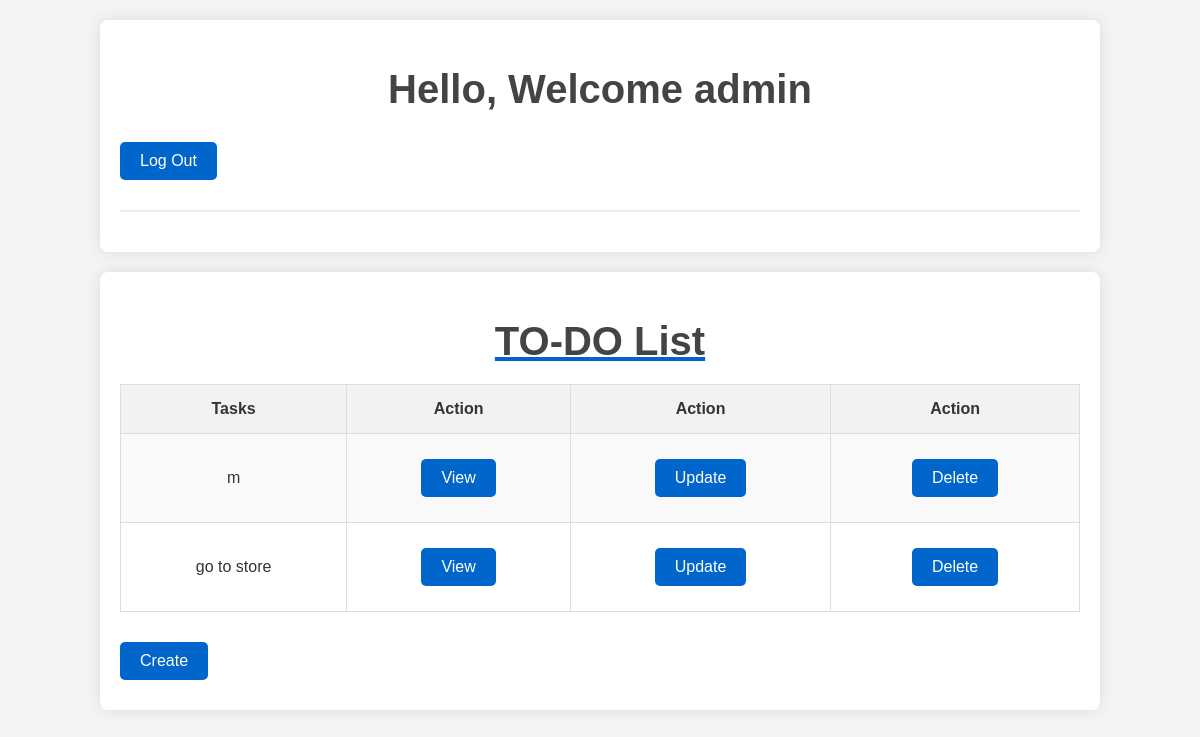
Page / (signed in) on the earlier database version.
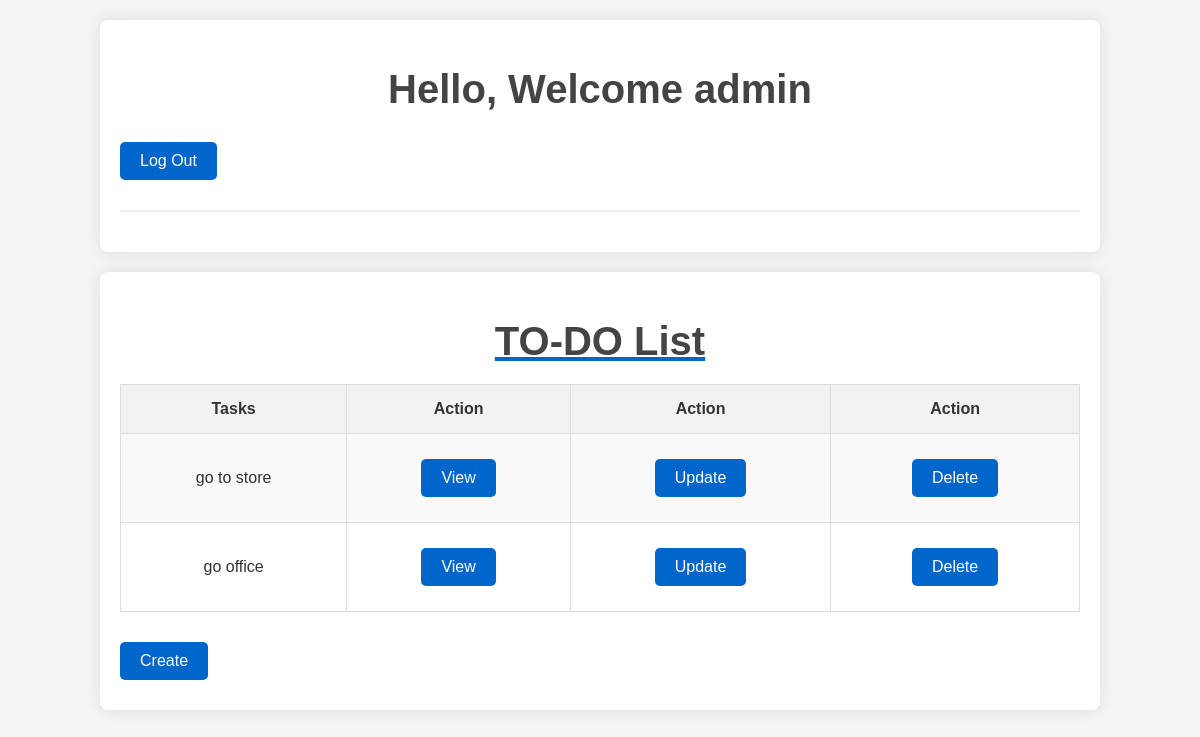
Same page on the later database version.
### todo/models.py (models this page shows, shortened)
class task(models.Model):
    user = models.ForeignKey(User, on_delete=models.CASCADE, null= True, blank = True)
    title = models.CharField(max_length = 200, null  = True)
    description = models.TextField(null = True, blank = True)
    complete = models.BooleanField(default = False)
    created = models.DateTimeField(auto_now_add=True)

### todo/views.py (the view)
# urls.py: path('',Tasklist.as_view(), name = "Task"),
class Tasklist(LoginRequiredMixin, ListView):
    model = task
    context_object_name = 'task'
    template_name = 'todo/index.html'
    def get_context_data(self, **kwargs):
        context = super().get_context_data(**kwargs)
        context['task']=context['task'].filter(user = self.request.user)
        context['count']= context['task'].filter(complete=False).count()
        return context

### todo/templates/todo/index.html (shortened to what this page needs)
<!DOCTYPE html>
<html lang="en">
<head>
</head>
<body>
    <div class="container">
        {% if request.user.is_authenticated %}
        <h1>Hello, Welcome {{request.user}}</h1>
        <a href="{% url 'logout' %}" class="btn">Log Out</a>
        {% else %}
        <a href="{% url 'login' %}" class="btn">Log In</a>
        {% endif %}
        <hr>
    </div>
    <div class="container">
        <h1><u>TO-DO List</u></h1>
        <table>
            <tr>
                <th>Tasks</th>
                <th>Action</th>
                <th>Action</th>
                <th>Action</th>
            </tr>
            {% for tasks in task %}
            <tr class="{% if tasks.is_completed %}completed{% endif %}">
                <td>{{tasks.title}}</td>
                <td><a href="{% url 'details' tasks.id %}" class="btn">View</a></td>
                <td><a href="{% url 'update' tasks.id %}" class="btn">Update</a></td>
                <td><a href="{% url 'delete' tasks.id %}" class="btn">Delete</a></td>
            </tr>
            {% endfor %}
        </table>
        <a href="{% url 'create' %}" class="btn">Create</a>
    </div>
</body>
</html>

### todo/templates/todo/index.html (style rules this page uses)
body { font-family: 'Arial', sans-serif; background-color: #f4f4f4; color: #333; margin: 0; padding: 0; }
.container { width: 80%; margin: 20px auto; background-color: #fff; padding: 20px; box-shadow: 0px 0px 15px rgba(0, 0, 0, 0.1); border-radius: 8px; }
h1 { font-size: 2.5em; color: #444; text-align: center; margin-bottom: 20px; }
u { text-decoration-color: #0066cc; }
hr { border: none; height: 2px; background-color: #eee; margin: 20px 0; }
table { width: 100%; border-collapse: collapse; margin-bottom: 20px; }
th, td { padding: 15px; text-align: center; border: 1px solid #ddd; }
th { background-color: #f2f2f2; font-weight: bold; }
tr:nth-child(even) { background-color: #f9f9f9; }
.btn { display: inline-block; padding: 10px 20px; margin: 10px 0; color: #fff; background-color: #0066cc; text-decoration: none; border-radius: 5px; transition: background-color 0.3s ease; }

Differences in the rows shown:
removed task: title "m"
added task: title "go office"
